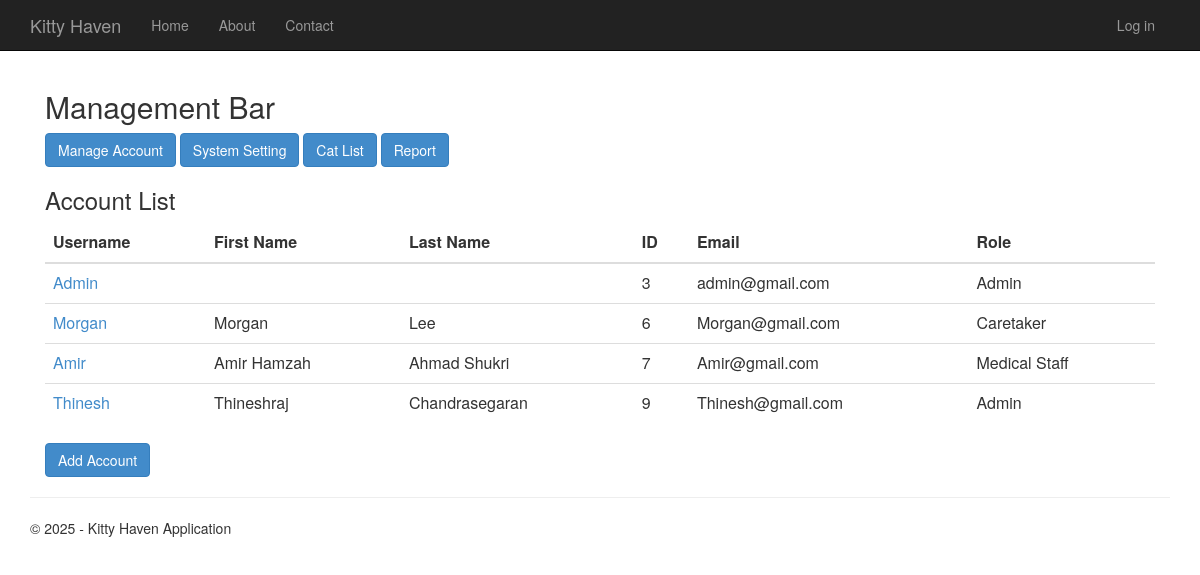
Before: /menu with the older database file.
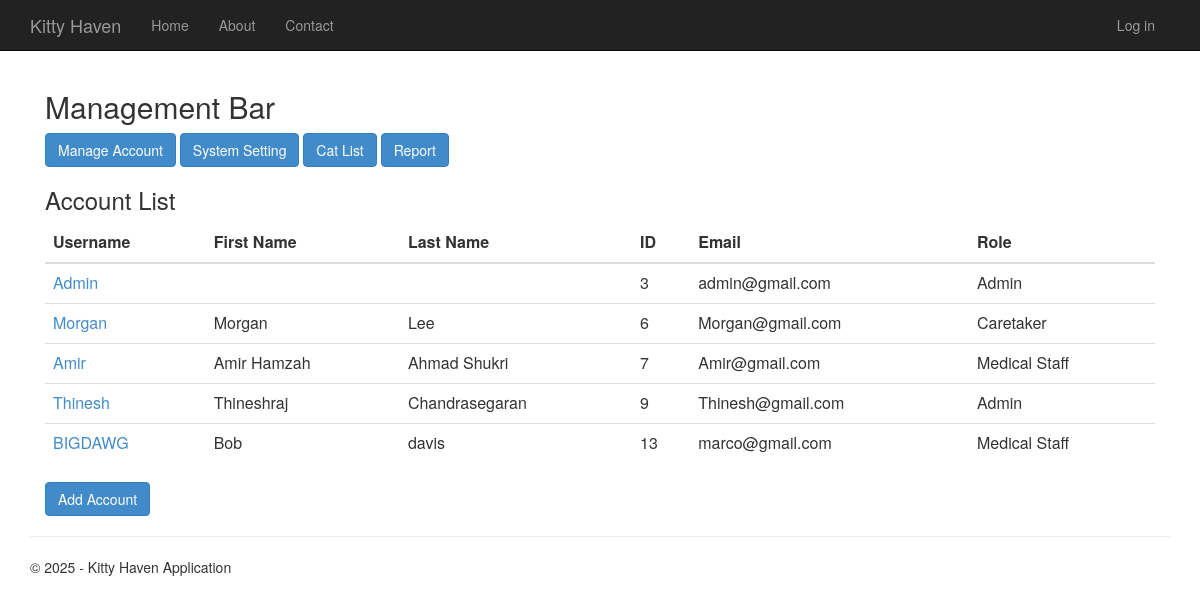
After: the same page with the newer database file.
### app/models.py (models this page shows, shortened)
class Account(AbstractUser):
    RegistrationDate = models.DateField(auto_now_add=True)
    groups = models.ManyToManyField(Group, related_name="account_users", blank=True)
    user_permissions = models.ManyToManyField(Permission, related_name="account_users", blank=True)
    class Meta:
        app_label = "app"

### app/views.py (the view)
# urls.py: re_path(r'^menu$', main_views.menu, name='menu'),
def menu(request):
    if request.user.groups.filter(name="Medical Staff").exists():
        return redirect('medical_cat_list')  # Redirect Medical Staff
    if request.user.groups.filter(name="Caretaker").exists():
        return redirect('caretaker_duty_panel')  # Redirect Caretakers
    users = Account.objects.all()
    context = {
        'title': 'Main Menu',
        'year': datetime.now().year,
        'users': users,
        'user': request.user
    }
    return render(request, 'app/menu.html', context)

### app/templates/app/menu.html
﻿{% extends "app/layout.html" %}
{% block content %}
<div class="container border p-4">
    <h2 class="fw-bold border-bottom pb-2">Management Bar</h2>
    <div class="d-flex justify-content-between align-items-center mb-3">
        <div>
            <a href="{% url 'menu' %}" class="btn btn-primary">Manage Account</a>
            <a href="{% url 'system_settings' %}" class="btn btn-primary"> System Setting</a>
            <a href="{% url 'cat_list' %}" class="btn btn-primary"> Cat List</a>
            <a href="{% url 'report' %}" class="btn btn-primary">Report</a>
        </div>
    </div>
    <h3 class="fw-bold">Account List</h3>
<div class="table-responsive">
    <table class="table">
    <thead>
        <tr>
            <th>Username</th>
            <th>First Name</th>
            <th>Last Name</th>
            <th>ID</th>
            <th>Email</th>
            <th>Role</th>
        </tr>
    </thead>
    <tbody>
        {% for user in users %}
        <tr>
                <td>
                        <a href="{% url 'configure_account' user.id %}" class="text-decoration-none">
                         {{ user.username }}
                            </a>
                </td>
            <td>{{ user.first_name }}</td>
             <td>{{user.last_name}}</td>
            <td>{{ user.id }}</td>
            <td>{{ user.email }}</td>
            <td>
                {% if user.is_staff %}
                    Admin
                {% else %}
                    {% if user.groups.all %}
                        {{ user.groups.first.name }}
                    {% else %}
                        No Group
                    {% endif %}
                {% endif %}
            </td>
        </tr>
        {% empty %}
        <tr>
            <td colspan="6" class="text-center">No users found</td>
        </tr>
        {% endfor %}
    </tbody>
</table>
</div>
    <div class="mt-3">
    <a href="{% url 'create_account' %}" class="btn btn-primary">Add Account</a>
</div>
</div>
{% endblock %}

Changed rows visible on the page:
added Account: username "BIGDAWG", first_name "Bob", last_name "davis", id "13", email "marco@gmail.com", groups.first.name "Medical Staff"
